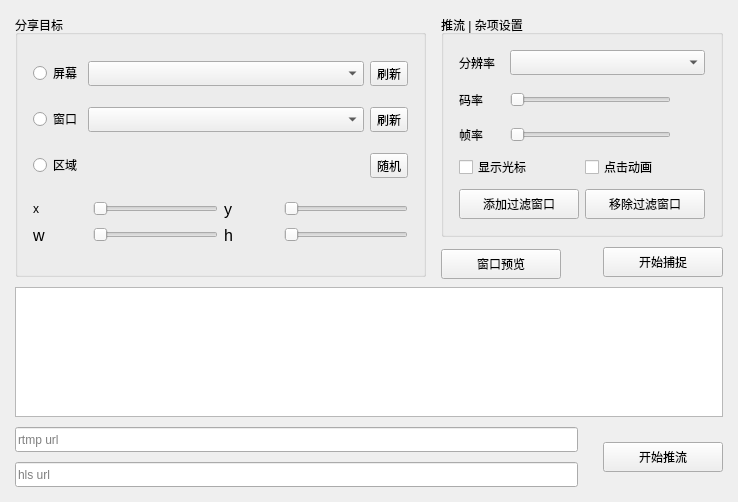
<?xml version="1.0" encoding="UTF-8"?>
<ui version="4.0">
 <class>ZegoScreenCaptureDemo</class>
 <widget class="QWidget" name="ZegoScreenCaptureDemo">
  <property name="geometry">
   <rect>
    <x>0</x>
    <y>0</y>
    <width>738</width>
    <height>502</height>
   </rect>
  </property>
  <property name="minimumSize">
   <size>
    <width>640</width>
    <height>480</height>
   </size>
  </property>
  <property name="maximumSize">
   <size>
    <width>738</width>
    <height>502</height>
   </size>
  </property>
  <property name="windowTitle">
   <string>ZegoScreenCaptureDemo</string>
  </property>
  <layout class="QVBoxLayout" name="verticalLayout_5">
   <property name="spacing">
    <number>10</number>
   </property>
   <property name="leftMargin">
    <number>15</number>
   </property>
   <property name="topMargin">
    <number>15</number>
   </property>
   <property name="rightMargin">
    <number>15</number>
   </property>
   <property name="bottomMargin">
    <number>15</number>
   </property>
   <item>
    <layout class="QHBoxLayout" name="horizontalLayout_12" stretch="6,4">
     <property name="spacing">
      <number>15</number>
     </property>
     <item>
      <widget class="QGroupBox" name="target_group">
       <property name="minimumSize">
        <size>
         <width>0</width>
         <height>0</height>
        </size>
       </property>
       <property name="maximumSize">
        <size>
         <width>16777215</width>
         <height>16777215</height>
        </size>
       </property>
       <property name="title">
        <string>分享目标</string>
       </property>
       <layout class="QVBoxLayout" name="verticalLayout">
        <property name="spacing">
         <number>10</number>
        </property>
        <property name="leftMargin">
         <number>15</number>
        </property>
        <property name="topMargin">
         <number>15</number>
        </property>
        <property name="rightMargin">
         <number>15</number>
        </property>
        <property name="bottomMargin">
         <number>15</number>
        </property>
        <item>
         <layout class="QHBoxLayout" name="horizontalLayout_2">
          <item>
           <widget class="QRadioButton" name="radio_screen">
            <property name="text">
             <string>屏幕</string>
            </property>
           </widget>
          </item>
          <item>
           <widget class="QComboBox" name="combo_screen">
            <property name="sizePolicy">
             <sizepolicy hsizetype="Expanding" vsizetype="Fixed">
              <horstretch>0</horstretch>
              <verstretch>0</verstretch>
             </sizepolicy>
            </property>
            <property name="minimumSize">
             <size>
              <width>0</width>
              <height>25</height>
             </size>
            </property>
            <property name="maximumSize">
             <size>
              <width>16777215</width>
              <height>25</height>
             </size>
            </property>
           </widget>
          </item>
          <item>
           <widget class="QToolButton" name="btn_refresh_screen">
            <property name="minimumSize">
             <size>
              <width>0</width>
              <height>25</height>
             </size>
            </property>
            <property name="maximumSize">
             <size>
              <width>16777215</width>
              <height>25</height>
             </size>
            </property>
            <property name="text">
             <string>刷新</string>
            </property>
           </widget>
          </item>
         </layout>
        </item>
        <item>
         <layout class="QHBoxLayout" name="horizontalLayout_3">
          <item>
           <widget class="QRadioButton" name="radio_window">
            <property name="text">
             <string>窗口</string>
            </property>
           </widget>
          </item>
          <item>
           <widget class="QComboBox" name="combo_window">
            <property name="sizePolicy">
             <sizepolicy hsizetype="Expanding" vsizetype="Fixed">
              <horstretch>0</horstretch>
              <verstretch>0</verstretch>
             </sizepolicy>
            </property>
            <property name="minimumSize">
             <size>
              <width>0</width>
              <height>25</height>
             </size>
            </property>
            <property name="maximumSize">
             <size>
              <width>16777215</width>
              <height>25</height>
             </size>
            </property>
           </widget>
          </item>
          <item>
           <widget class="QToolButton" name="btn_refresh_window">
            <property name="minimumSize">
             <size>
              <width>0</width>
              <height>25</height>
             </size>
            </property>
            <property name="maximumSize">
             <size>
              <width>16777215</width>
              <height>25</height>
             </size>
            </property>
            <property name="text">
             <string>刷新</string>
            </property>
           </widget>
          </item>
         </layout>
        </item>
        <item>
         <layout class="QHBoxLayout" name="horizontalLayout_8">
          <item>
           <widget class="QRadioButton" name="radio_rect">
            <property name="text">
             <string>区域</string>
            </property>
           </widget>
          </item>
          <item>
           <spacer name="horizontalSpacer_3">
            <property name="orientation">
             <enum>Qt::Horizontal</enum>
            </property>
            <property name="sizeHint" stdset="0">
             <size>
              <width>40</width>
              <height>20</height>
             </size>
            </property>
           </spacer>
          </item>
          <item>
           <widget class="QToolButton" name="btn_random_rect">
            <property name="minimumSize">
             <size>
              <width>0</width>
              <height>25</height>
             </size>
            </property>
            <property name="maximumSize">
             <size>
              <width>16777215</width>
              <height>25</height>
             </size>
            </property>
            <property name="text">
             <string>随机</string>
            </property>
           </widget>
          </item>
         </layout>
        </item>
        <item>
         <layout class="QGridLayout" name="gridLayout">
          <item row="0" column="1">
           <layout class="QHBoxLayout" name="horizontalLayout_7">
            <property name="spacing">
             <number>0</number>
            </property>
            <item>
             <widget class="QLabel" name="label_y">
              <property name="minimumSize">
               <size>
                <width>60</width>
                <height>0</height>
               </size>
              </property>
              <property name="maximumSize">
               <size>
                <width>60</width>
                <height>16777215</height>
               </size>
              </property>
              <property name="font">
               <font>
                <pointsize>12</pointsize>
               </font>
              </property>
              <property name="text">
               <string>y</string>
              </property>
             </widget>
            </item>
            <item>
             <widget class="QSlider" name="slider_y">
              <property name="minimumSize">
               <size>
                <width>0</width>
                <height>20</height>
               </size>
              </property>
              <property name="maximumSize">
               <size>
                <width>16777215</width>
                <height>20</height>
               </size>
              </property>
              <property name="orientation">
               <enum>Qt::Horizontal</enum>
              </property>
             </widget>
            </item>
           </layout>
          </item>
          <item row="1" column="0">
           <layout class="QHBoxLayout" name="horizontalLayout_5">
            <property name="spacing">
             <number>0</number>
            </property>
            <item>
             <widget class="QLabel" name="label_w">
              <property name="minimumSize">
               <size>
                <width>60</width>
                <height>0</height>
               </size>
              </property>
              <property name="maximumSize">
               <size>
                <width>60</width>
                <height>16777215</height>
               </size>
              </property>
              <property name="font">
               <font>
                <pointsize>12</pointsize>
               </font>
              </property>
              <property name="text">
               <string>w</string>
              </property>
             </widget>
            </item>
            <item>
             <widget class="QSlider" name="slider_w">
              <property name="minimumSize">
               <size>
                <width>0</width>
                <height>20</height>
               </size>
              </property>
              <property name="maximumSize">
               <size>
                <width>16777215</width>
                <height>20</height>
               </size>
              </property>
              <property name="orientation">
               <enum>Qt::Horizontal</enum>
              </property>
             </widget>
            </item>
           </layout>
          </item>
          <item row="0" column="0">
           <layout class="QHBoxLayout" name="horizontalLayout_4">
            <property name="spacing">
             <number>0</number>
            </property>
            <item>
             <widget class="QLabel" name="label_x">
              <property name="minimumSize">
               <size>
                <width>60</width>
                <height>0</height>
               </size>
              </property>
              <property name="maximumSize">
               <size>
                <width>60</width>
                <height>16777215</height>
               </size>
              </property>
              <property name="text">
               <string>x</string>
              </property>
             </widget>
            </item>
            <item>
             <widget class="QSlider" name="slider_x">
              <property name="minimumSize">
               <size>
                <width>0</width>
                <height>20</height>
               </size>
              </property>
              <property name="maximumSize">
               <size>
                <width>16777215</width>
                <height>20</height>
               </size>
              </property>
              <property name="orientation">
               <enum>Qt::Horizontal</enum>
              </property>
             </widget>
            </item>
           </layout>
          </item>
          <item row="1" column="1">
           <layout class="QHBoxLayout" name="horizontalLayout_6">
            <property name="spacing">
             <number>0</number>
            </property>
            <item>
             <widget class="QLabel" name="label_h">
              <property name="minimumSize">
               <size>
                <width>60</width>
                <height>0</height>
               </size>
              </property>
              <property name="maximumSize">
               <size>
                <width>60</width>
                <height>16777215</height>
               </size>
              </property>
              <property name="font">
               <font>
                <pointsize>12</pointsize>
               </font>
              </property>
              <property name="text">
               <string>h</string>
              </property>
             </widget>
            </item>
            <item>
             <widget class="QSlider" name="slider_h">
              <property name="minimumSize">
               <size>
                <width>0</width>
                <height>20</height>
               </size>
              </property>
              <property name="maximumSize">
               <size>
                <width>16777215</width>
                <height>20</height>
               </size>
              </property>
              <property name="orientation">
               <enum>Qt::Horizontal</enum>
              </property>
             </widget>
            </item>
           </layout>
          </item>
         </layout>
        </item>
       </layout>
      </widget>
     </item>
     <item>
      <layout class="QVBoxLayout" name="verticalLayout_3">
       <property name="spacing">
        <number>10</number>
       </property>
       <item>
        <widget class="QGroupBox" name="settings_group">
         <property name="title">
          <string>推流 | 杂项设置</string>
         </property>
         <layout class="QVBoxLayout" name="verticalLayout_2">
          <property name="spacing">
           <number>10</number>
          </property>
          <property name="leftMargin">
           <number>15</number>
          </property>
          <property name="topMargin">
           <number>15</number>
          </property>
          <property name="rightMargin">
           <number>15</number>
          </property>
          <property name="bottomMargin">
           <number>15</number>
          </property>
          <item>
           <layout class="QFormLayout" name="formLayout">
            <property name="horizontalSpacing">
             <number>15</number>
            </property>
            <property name="verticalSpacing">
             <number>15</number>
            </property>
            <item row="0" column="0">
             <widget class="QLabel" name="label_3">
              <property name="text">
               <string>分辨率</string>
              </property>
             </widget>
            </item>
            <item row="0" column="1">
             <widget class="QComboBox" name="combo_resolution">
              <property name="minimumSize">
               <size>
                <width>0</width>
                <height>25</height>
               </size>
              </property>
              <property name="maximumSize">
               <size>
                <width>16777215</width>
                <height>25</height>
               </size>
              </property>
             </widget>
            </item>
            <item row="1" column="0">
             <widget class="QLabel" name="label_2">
              <property name="text">
               <string>码率</string>
              </property>
             </widget>
            </item>
            <item row="1" column="1">
             <layout class="QHBoxLayout" name="horizontalLayout_10">
              <property name="spacing">
               <number>0</number>
              </property>
              <item>
               <widget class="QSlider" name="slider_bitrate">
                <property name="minimumSize">
                 <size>
                  <width>0</width>
                  <height>20</height>
                 </size>
                </property>
                <property name="maximumSize">
                 <size>
                  <width>16777215</width>
                  <height>20</height>
                 </size>
                </property>
                <property name="orientation">
                 <enum>Qt::Horizontal</enum>
                </property>
               </widget>
              </item>
              <item>
               <spacer name="horizontalSpacer_4">
                <property name="orientation">
                 <enum>Qt::Horizontal</enum>
                </property>
                <property name="sizeType">
                 <enum>QSizePolicy::Fixed</enum>
                </property>
                <property name="sizeHint" stdset="0">
                 <size>
                  <width>4</width>
                  <height>20</height>
                 </size>
                </property>
               </spacer>
              </item>
              <item>
               <widget class="QLabel" name="label_bitrate">
                <property name="minimumSize">
                 <size>
                  <width>30</width>
                  <height>0</height>
                 </size>
                </property>
                <property name="maximumSize">
                 <size>
                  <width>30</width>
                  <height>16777215</height>
                 </size>
                </property>
                <property name="font">
                 <font>
                  <pointsize>8</pointsize>
                 </font>
                </property>
                <property name="text">
                 <string/>
                </property>
                <property name="alignment">
                 <set>Qt::AlignRight|Qt::AlignTrailing|Qt::AlignVCenter</set>
                </property>
               </widget>
              </item>
             </layout>
            </item>
            <item row="2" column="0">
             <widget class="QLabel" name="label">
              <property name="text">
               <string>帧率</string>
              </property>
             </widget>
            </item>
            <item row="2" column="1">
             <layout class="QHBoxLayout" name="horizontalLayout_11">
              <property name="spacing">
               <number>0</number>
              </property>
              <item>
               <widget class="QSlider" name="slider_framerate">
                <property name="minimumSize">
                 <size>
                  <width>0</width>
                  <height>20</height>
                 </size>
                </property>
                <property name="maximumSize">
                 <size>
                  <width>16777215</width>
                  <height>20</height>
                 </size>
                </property>
                <property name="orientation">
                 <enum>Qt::Horizontal</enum>
                </property>
               </widget>
              </item>
              <item>
               <spacer name="horizontalSpacer_5">
                <property name="orientation">
                 <enum>Qt::Horizontal</enum>
                </property>
                <property name="sizeType">
                 <enum>QSizePolicy::Fixed</enum>
                </property>
                <property name="sizeHint" stdset="0">
                 <size>
                  <width>4</width>
                  <height>20</height>
                 </size>
                </property>
               </spacer>
              </item>
              <item>
               <widget class="QLabel" name="label_framerate">
                <property name="minimumSize">
                 <size>
                  <width>30</width>
                  <height>0</height>
                 </size>
                </property>
                <property name="maximumSize">
                 <size>
                  <width>30</width>
                  <height>16777215</height>
                 </size>
                </property>
                <property name="font">
                 <font>
                  <pointsize>12</pointsize>
                 </font>
                </property>
                <property name="text">
                 <string/>
                </property>
                <property name="alignment">
                 <set>Qt::AlignRight|Qt::AlignTrailing|Qt::AlignVCenter</set>
                </property>
               </widget>
              </item>
             </layout>
            </item>
           </layout>
          </item>
          <item>
           <layout class="QHBoxLayout" name="horizontalLayout_9">
            <item>
             <widget class="QCheckBox" name="check_cursor">
              <property name="text">
               <string>显示光标</string>
              </property>
             </widget>
            </item>
            <item>
             <widget class="QCheckBox" name="check_clickanimation">
              <property name="text">
               <string>点击动画</string>
              </property>
             </widget>
            </item>
           </layout>
          </item>
          <item>
           <layout class="QGridLayout" name="gridLayout_2">
            <property name="topMargin">
             <number>0</number>
            </property>
            <item row="0" column="0">
             <widget class="QToolButton" name="btn_add_excluded_window">
              <property name="minimumSize">
               <size>
                <width>120</width>
                <height>30</height>
               </size>
              </property>
              <property name="maximumSize">
               <size>
                <width>120</width>
                <height>30</height>
               </size>
              </property>
              <property name="text">
               <string>添加过滤窗口</string>
              </property>
             </widget>
            </item>
            <item row="0" column="1">
             <widget class="QToolButton" name="btn_remove_excluded_window">
              <property name="minimumSize">
               <size>
                <width>120</width>
                <height>30</height>
               </size>
              </property>
              <property name="maximumSize">
               <size>
                <width>120</width>
                <height>30</height>
               </size>
              </property>
              <property name="text">
               <string>移除过滤窗口</string>
              </property>
             </widget>
            </item>
           </layout>
          </item>
         </layout>
        </widget>
       </item>
       <item>
        <layout class="QHBoxLayout" name="horizontalLayout">
         <property name="spacing">
          <number>0</number>
         </property>
         <item>
          <widget class="QToolButton" name="btn_thumbnail">
           <property name="minimumSize">
            <size>
             <width>120</width>
             <height>30</height>
            </size>
           </property>
           <property name="maximumSize">
            <size>
             <width>120</width>
             <height>25</height>
            </size>
           </property>
           <property name="text">
            <string>窗口预览</string>
           </property>
          </widget>
         </item>
         <item>
          <spacer name="horizontalSpacer_2">
           <property name="orientation">
            <enum>Qt::Horizontal</enum>
           </property>
           <property name="sizeHint" stdset="0">
            <size>
             <width>40</width>
             <height>20</height>
            </size>
           </property>
          </spacer>
         </item>
         <item>
          <widget class="QToolButton" name="btn_capture">
           <property name="minimumSize">
            <size>
             <width>120</width>
             <height>30</height>
            </size>
           </property>
           <property name="maximumSize">
            <size>
             <width>120</width>
             <height>30</height>
            </size>
           </property>
           <property name="text">
            <string>开始捕捉</string>
           </property>
          </widget>
         </item>
        </layout>
       </item>
      </layout>
     </item>
    </layout>
   </item>
   <item>
    <widget class="QListWidget" name="list_log">
     <property name="autoScroll">
      <bool>true</bool>
     </property>
    </widget>
   </item>
   <item>
    <layout class="QHBoxLayout" name="horizontalLayout_13">
     <property name="spacing">
      <number>25</number>
     </property>
     <item>
      <layout class="QVBoxLayout" name="verticalLayout_4">
       <property name="spacing">
        <number>10</number>
       </property>
       <item>
        <widget class="QLineEdit" name="edit_rtmpurl">
         <property name="minimumSize">
          <size>
           <width>0</width>
           <height>25</height>
          </size>
         </property>
         <property name="maximumSize">
          <size>
           <width>16777215</width>
           <height>25</height>
          </size>
         </property>
         <property name="readOnly">
          <bool>true</bool>
         </property>
         <property name="placeholderText">
          <string>rtmp url</string>
         </property>
        </widget>
       </item>
       <item>
        <widget class="QLineEdit" name="edit_hlsurl">
         <property name="minimumSize">
          <size>
           <width>0</width>
           <height>25</height>
          </size>
         </property>
         <property name="maximumSize">
          <size>
           <width>16777215</width>
           <height>25</height>
          </size>
         </property>
         <property name="readOnly">
          <bool>true</bool>
         </property>
         <property name="placeholderText">
          <string>hls url</string>
         </property>
        </widget>
       </item>
      </layout>
     </item>
     <item>
      <widget class="QToolButton" name="btn_publish">
       <property name="minimumSize">
        <size>
         <width>120</width>
         <height>30</height>
        </size>
       </property>
       <property name="maximumSize">
        <size>
         <width>120</width>
         <height>30</height>
        </size>
       </property>
       <property name="text">
        <string>开始推流</string>
       </property>
      </widget>
     </item>
    </layout>
   </item>
  </layout>
 </widget>
 <layoutdefault spacing="6" margin="11"/>
 <resources/>
 <connections/>
</ui>
